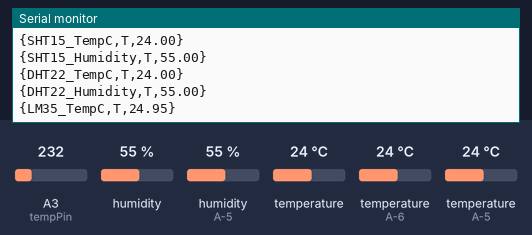
Bench run of a sketch on a simulated ATtiny85, built with avr-gcc and run on an emulated ATtiny85. Shown: the last lines printed to the serial monitor. Inputs (shaded band) come from the test bench; at power-on: humidity 55 %, humidity (sensor on A-5) 55 %, temperature (sensors on A-6, A-5) 24 °C, A3 (tempPin) = 232, temperature 24 °C.

Above: at 1.4 s.
1.5 s: humidity (sensor 0) set to 22 %
At 2.34 s:
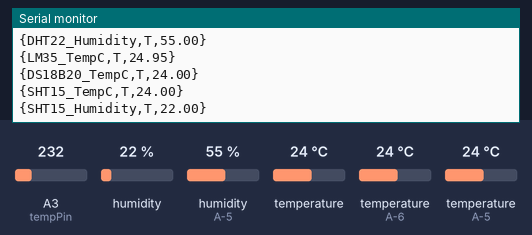
3.0 s: humidity (sensor on A-5) set to 22 %
At 4.1 s:
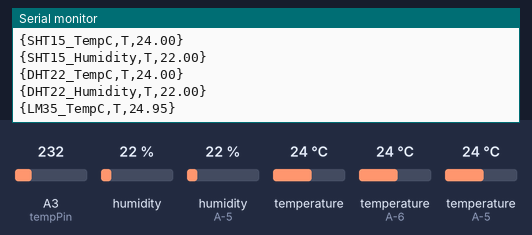
4.5 s: temperature (sensor on A-6) set to 12 °C
At 5.59 s:
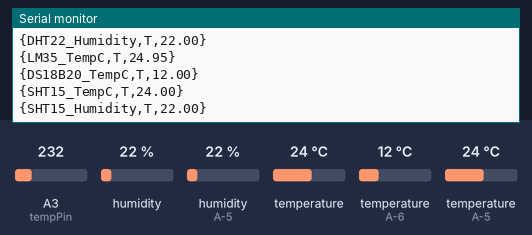
6.0 s: A3 (tempPin) set to 250
At 7.3 s:
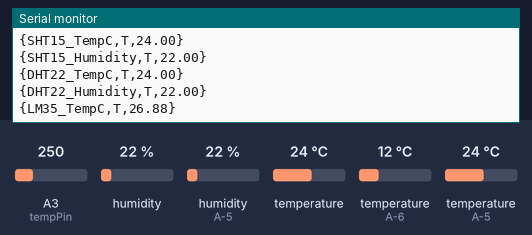
7.5 s: temperature (sensor 0) set to 12 °C
At 7.76 s:
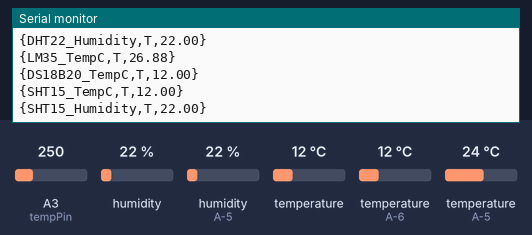
9.0 s: temperature (sensor on A-5) set to 12 °C
At 10.6 s:
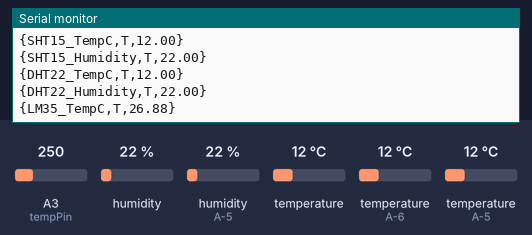

The sketch:

TempSensors.ino
```cpp
//#define COSM

#include <SHT1x.h>
#include <OneWire.h>
#include <DallasTemperature.h>
#include <DHT22.h>

#ifdef COSM
  #include <SPI.h>
  #include <Ethernet.h>
  #include <HttpClient.h>
  #include <Cosm.h>
#endif

// These constants won't change.  They're used to give names
// to the pins used:
const int analogInPin = A2;  // Analog input pin that the potentiometer is attached to
const int tempPin = A3;

int sensorValue = 0;        // value read from the pot
int tempValue = 0;

double tempVolts;
double tempC;
double humidity;

#define dataPin 2
#define clockPin 3
SHT1x sht1x(dataPin, clockPin);

#define ONE_WIRE_BUS 8
OneWire oneWire(ONE_WIRE_BUS);
DallasTemperature sensors(&oneWire);
DeviceAddress tempDeviceAddress;
int numberOfDevices;
#define TEMPERATURE_PRECISION 12

#define DHT22_PIN 9
DHT22 dht(DHT22_PIN);

const int streams = 6;
float valueSums[streams];
int valueCount = 0;

#ifdef COSM
// MAC address for your Ethernet shield
byte mac[] = { 0xDE, 0xAD, 0xBE, 0xEF, 0xFE, 0xED };
byte ip[] = { 192, 168, 1, 222 };

const int cosmFeed = 118926;

// Your Cosm key to let you upload data
char cosmKey[] = "2pv3BkmFW1c9E3V-YjaBsJ9K6OmSAKxQMXhzc3RHRm53dz0g";

// Define the strings for our datastream IDs
char LM35_TempC_Id[] = "LM35_TempC";
char DS18B20_TempC_Id[] = "DS18B20_TempC";
char SHT15_Humidity_Id[] = "SHT15_Humidity";
char SHT15_TempC_Id[] = "SHT15_TempC";
char DHT22_Humidity_Id[] = "DHT22_Humidity";
char DHT22_TempC_Id[] = "DHT22_TempC";
CosmDatastream datastreams[] = {
  CosmDatastream(LM35_TempC_Id, strlen(LM35_TempC_Id), DATASTREAM_FLOAT),
  CosmDatastream(DS18B20_TempC_Id, strlen(DS18B20_TempC_Id), DATASTREAM_FLOAT),
  CosmDatastream(SHT15_TempC_Id, strlen(SHT15_TempC_Id), DATASTREAM_FLOAT),
  CosmDatastream(SHT15_Humidity_Id, strlen(SHT15_Humidity_Id), DATASTREAM_FLOAT),
  CosmDatastream(DHT22_TempC_Id, strlen(DHT22_TempC_Id), DATASTREAM_FLOAT),
  CosmDatastream(DHT22_Humidity_Id, strlen(DHT22_Humidity_Id), DATASTREAM_FLOAT),
};
// Finally, wrap the datastreams into a feed
CosmFeed feed(cosmFeed, datastreams, streams /* number of datastreams */);

EthernetClient client;
CosmClient cosmclient(client);

unsigned long previousUploadMillis = 0;
unsigned long uploadInterval = 60 * 1000L; // send every minute
#endif

void setup() {
  // initialize serial communications at 9600 bps:
  Serial.begin(9600);
  Serial.println(F("TempSensor starting... "));

#ifdef COSM
  // initialize ethernet from DHCP
  while (Ethernet.begin(mac) != 1)
  {
    Serial.println("Error getting IP address via DHCP, trying again...");
    delay(15000); // wait 15 sec
  }
//  Ethernet.begin(mac, ip);
#endif

  analogReference(INTERNAL);

  sensors.begin();
  delay(100);

  // start Dallas sensors
  Serial.print(F("Locating devices... "));
  // Grab a count of devices on the wire
  numberOfDevices = sensors.getDeviceCount();

  Serial.print(F("Found "));
  Serial.print(numberOfDevices, DEC);
  Serial.println(F(" devices."));

  Serial.print(F("Parasite power is: "));
  if (sensors.isParasitePowerMode()) Serial.println(F("ON"));
  else Serial.println(F("OFF"));

  // Loop through each device, print out address
  for(int i=0;i<numberOfDevices; i++)
  {
    // Search the wire for address
    if(sensors.getAddress(tempDeviceAddress, i))
    {
      Serial.print(F("Found device "));
      Serial.print(i, DEC);
      Serial.print(F(" with address: "));
      printAddress(tempDeviceAddress);
      Serial.println();

      Serial.print(F("Setting resolution to "));
      Serial.println(TEMPERATURE_PRECISION,DEC);

      // set the resolution to 9 bit (Each Dallas/Maxim device is capable of several different resolutions)
      sensors.setResolution(tempDeviceAddress, TEMPERATURE_PRECISION);
      delay(100);

      Serial.print(F("Resolution actually set to: "));
      Serial.print(sensors.getResolution(tempDeviceAddress), DEC);
      Serial.println();
    }else{
      Serial.print(F("Found ghost device at "));
      Serial.print(i, DEC);
      Serial.print(F(" but could not detect address. Check power and cabling"));
    }
  }
}

void printAddress(DeviceAddress addr) {
  byte i;
  for( i=0; i < 8; i++) {                         // prefix the printout with 0x
      Serial.print("0x");
      if (addr[i] < 16) {
        Serial.print('0');                        // add a leading '0' if required.
      }
      Serial.print(addr[i], HEX);                 // print the actual value in HEX
      if (i < 7) {
        Serial.print(", ");
      }
    }
}


void loop() {
  unsigned long startMilis = millis();

/*  analogReference(DEFAULT);
  double Vcc =  readVcc() / 1000.0;

  // read the analog in value:
  sensorValue = analogRead(analogInPin);

  double volt = (sensorValue / 1023.0) * Vcc;


  // print the results to the serial monitor:
  Serial.print("VCC = ");
  Serial.print(Vcc);

  Serial.print("\t sensor = " );
  Serial.print(sensorValue);
  Serial.print("\t volts = ");
  Serial.print(volt);
*/
  // LM35
  double Vcc = 1.1;
  tempValue = analogRead(tempPin);
  tempVolts = (tempValue / 1023.0) * Vcc;
  tempC = tempVolts * 100;

  /*
  Serial.print("\t LM35  tempValue = ");
  Serial.print(tempValue);
  Serial.print("\t tempV = ");
  Serial.print(tempVolts);
  Serial.print("\t tempC = ");
  Serial.print(tempC);
  */
  sendPlotData("LM35_TempC", tempC);
  valueSums[0] += tempC;

  // Dallas DS18B20
  sensors.requestTemperatures(); // Send the command to get temperatures
  tempC = sensors.getTempCByIndex(0);

  /*
  Serial.print("\t DS18B20 tempC = ");
  Serial.print(tempC);
  */
  sendPlotData("DS18B20_TempC", tempC);
  valueSums[1] += tempC;

  // SHT15
  tempC = sht1x.readTemperatureC();
  humidity = sht1x.readHumidity();

  /*
  Serial.print("\t SHT15 tempC = ");
  Serial.print(tempC);
  Serial.print("\t humidity = ");
  Serial.println(humidity);
  */
  sendPlotData("SHT15_TempC", tempC);
  sendPlotData("SHT15_Humidity", humidity);
  valueSums[2] += tempC;
  valueSums[3] += humidity;

  delay(250);
  DHT22_ERROR_t chk = dht.readData();
  if (chk == DHT_ERROR_NONE)
  {
    tempC = dht.getTemperatureC();
    humidity = dht.getHumidity();
    sendPlotData("DHT22_TempC", tempC);
    sendPlotData("DHT22_Humidity", humidity);
    valueSums[4] += tempC;
    valueSums[5] += humidity;
  }
  else {
    Serial.print(F("DHT22 "));
    switch(chk) {
      case DHT_ERROR_CHECKSUM:
        Serial.println(F("checksum error"));
        Serial.print(dht.getTemperatureC(),DEC);
        Serial.print(" ");
        Serial.println(dht.getHumidity(),DEC);
        break;
      case DHT_BUS_HUNG:
        Serial.println(F("BUS Hung"));
        break;
      case DHT_ERROR_NOT_PRESENT:
        Serial.println(F("Not Present"));
        break;
      case DHT_ERROR_ACK_TOO_LONG:
        Serial.println(F("ACK time out"));
        break;
      case DHT_ERROR_SYNC_TIMEOUT:
        Serial.println(F("Sync Timeout"));
        break;
      case DHT_ERROR_DATA_TIMEOUT:
        Serial.println(F("Data Timeout"));
        break;
      case DHT_ERROR_TOOQUICK:
        Serial.println(F("Polled to quick"));
        break;
      default:
        Serial.println(F("unknown error"));
        break;
    }
  }

  valueCount++;

#ifdef COSM
  unsigned long currentMillis = millis();
  if ((currentMillis - previousUploadMillis)  > uploadInterval)
  {
     previousUploadMillis = currentMillis;

     for(int i=0; i<streams; i++)
     {
       datastreams[i].setFloat(valueSums[i] / valueCount);
       valueSums[i] = 0.0;
     }
     valueCount = 0;

     Serial.println(F("Uploading it to Cosm"));
     int ret = cosmclient.put(feed, cosmKey);
     Serial.print(F("HTTP result "));
     Serial.println(ret);
  }
#endif
//  sendPlotData("LOOP", millis()- startMilis);
}

void sendPlotData(String seriesName, float data)
{
  Serial.print("{");
  Serial.print(seriesName);
  Serial.print(",T,");
  Serial.print(data);
  Serial.println("}");
}

long readVcc() {
  // Read 1.1V reference against AVcc
  // set the reference to Vcc and the measurement to the internal 1.1V reference
  #if defined(__AVR_ATmega32U4__) || defined(__AVR_ATmega1280__) || defined(__AVR_ATmega2560__)
    ADMUX = _BV(REFS0) | _BV(MUX4) | _BV(MUX3) | _BV(MUX2) | _BV(MUX1);
  #elif defined (__AVR_ATtiny24__) || defined(__AVR_ATtiny44__) || defined(__AVR_ATtiny84__)
    ADMUX = _BV(MUX5) | _BV(MUX0);
  #elif defined (__AVR_ATtiny25__) || defined(__AVR_ATtiny45__) || defined(__AVR_ATtiny85__)
    ADMUX = _BV(MUX3) | _BV(MUX2);
  #else
    ADMUX = _BV(REFS0) | _BV(MUX3) | _BV(MUX2) | _BV(MUX1);
  #endif

  delay(2); // Wait for Vref to settle
  ADCSRA |= _BV(ADSC); // Start conversion
  while (bit_is_set(ADCSRA,ADSC)); // measuring

  uint8_t low  = ADCL; // must read ADCL first - it then locks ADCH
  uint8_t high = ADCH; // unlocks both

  long result = (high<<8) | low;

//  long scale_constant = 1125300L;
  long scale_constant = 1106410L;
  result =  scale_constant / result; // Calculate Vcc (in mV); 1125300 = 1.1*1023*1000
  return result; // Vcc in millivolts
}
```

Measured:
- after the input at 1.5 s, the serial monitor: prints a new line after 0.65 s (image 1)
- after the input at 3.0 s, the serial monitor: prints a new line after 0.50 s (image 2)
- after the input at 4.5 s, the serial monitor: prints a new line after 0.86 s (image 3)
- after the input at 6.0 s, the serial monitor: prints a new line after 0.76 s (image 4)
- after the input at 7.5 s, the serial monitor: prints a new line after 0.07 s (image 5)
- after the input at 9.0 s, the serial monitor: prints a new line after 1.0 s (image 6)
